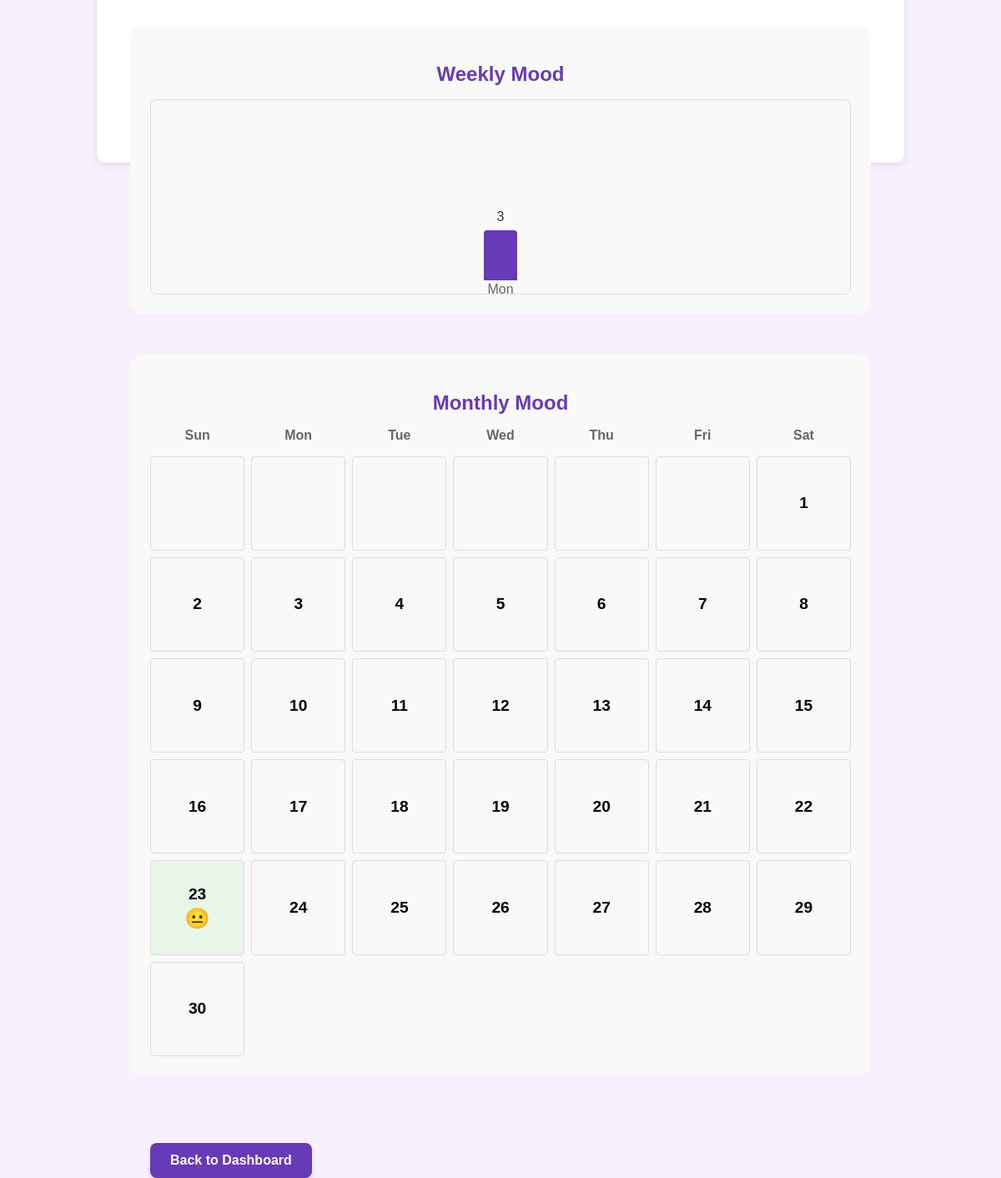
/features/mood (signed in, lower part), run on an earlier commit of the app's database.
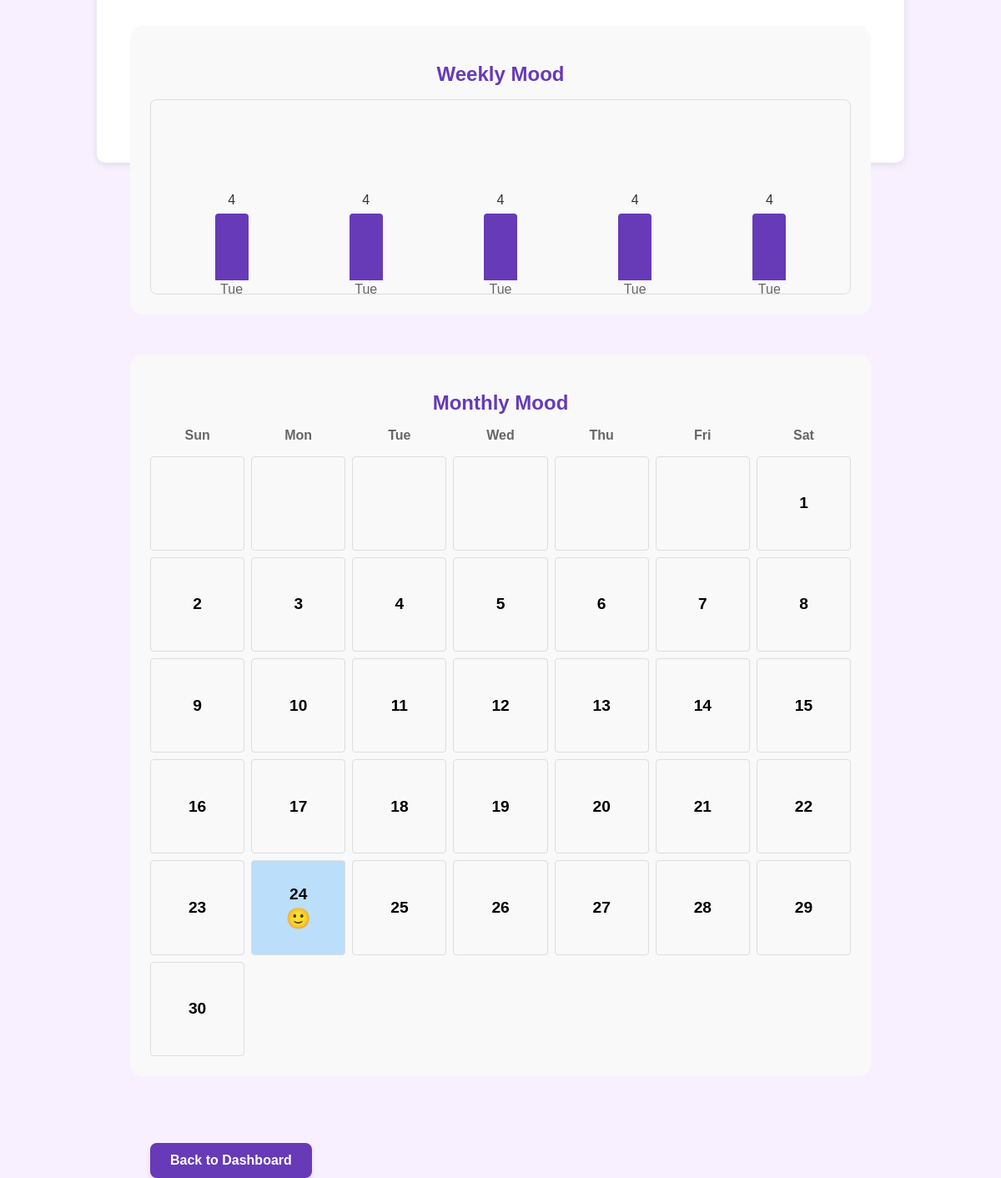
And on a later commit of the database.
### tables this page shows
CREATE TABLE user_moods (
            mood_id INTEGER PRIMARY KEY AUTOINCREMENT,
            user_id TEXT NOT NULL,
            mood_value INTEGER NOT NULL CHECK (mood_value BETWEEN 1 AND 5),
            mood_note TEXT,
            recorded_at TIMESTAMP DEFAULT CURRENT_TIMESTAMP,
            FOREIGN KEY (user_id) REFERENCES users(user_id) ON DELETE CASCADE
        );

### temp/features.py (the view)
@features.route('/mood', methods=['GET', 'POST'])
@login_required
def mood_tracking():
    user_id = session.get('user_id')
    if request.method == 'POST':
        mood_value = int(request.form.get('mood_value', 3))
        mood_note = request.form.get('mood_note', '')
        models.set_mood(user_id, mood_value, mood_note)
        flash('Mood recorded successfully!', 'success')
    weekly_moods = models.get_weekly_moods(user_id)
    today = datetime.datetime.now()
    monthly_moods = models.get_monthly_moods(user_id, today.year, today.month)
    return render_template('features/mood_tracking.html',
                          weekly_moods=weekly_moods,
                          monthly_moods=monthly_moods,
                          today=today,
                          datetime=datetime)

### temp/features.py (called while the page is built)
def login_required(f):
    @wraps(f)
    def decorated_function(*args, **kwargs):
        if 'user_id' not in session:
            return redirect(url_for('login'))
        return f(*args, **kwargs)
    return decorated_function

### temp/models.py (called while the page is built)
def get_db():
    if "sqlite_db" not in flask.g:
        flask.g.sqlite_db = sqlite3.connect(
            flask.current_app.config["DATABASE_FILENAME"],
            detect_types=sqlite3.PARSE_DECLTYPES
        )
        flask.g.sqlite_db.execute("PRAGMA foreign_keys = ON")
        flask.g.sqlite_db.row_factory = sqlite3.Row
    return flask.g.sqlite_db

def get_weekly_moods(user_id):
    conn = get_db()
    cursor = conn.cursor()
    seven_days_ago = (datetime.datetime.now() - datetime.timedelta(days=7)).isoformat()
    cursor.execute(
        """
        SELECT * FROM user_moods
        WHERE user_id = ? AND recorded_at >= ?
        ORDER BY recorded_at
        """,
        (user_id, seven_days_ago)
    )
    moods = cursor.fetchall()
    return [dict(mood) for mood in moods]

def get_monthly_moods(user_id, year, month):
    conn = get_db()
    cursor = conn.cursor()
    if not (1 <= month <= 12):
        raise ValueError("Month must be between 1 and 12")
    start_date = datetime.date(year, month, 1).isoformat()
    if month == 12:
        end_date = datetime.date(year + 1, 1, 1).isoformat()
    else:
        end_date = datetime.date(year, month + 1, 1).isoformat()
    cursor.execute(
        """
        SELECT * FROM user_moods
        WHERE user_id = ? AND recorded_at >= ? AND recorded_at < ?
        ORDER BY recorded_at
        """,
        (user_id, start_date, end_date)
    )
    moods = cursor.fetchall()
    return [dict(mood) for mood in moods]

### temp/templates/features/mood_tracking.html (shortened to what this page needs)
<!DOCTYPE html>
<html lang="en">
<head>
    <link rel="stylesheet" href="{{ url_for('static', filename='css/style.css') }}">
</head>
<body>
    <div class="mood-container">
        <div class="mood-charts">
            <div class="chart-section">
                <h2 class="chart-title">Weekly Mood</h2>
                <div class="weekly-chart">
                    {% for mood in weekly_moods %}
                    <div class="chart-bar mood-level-{{ mood.mood_value }}">
                        <span class="chart-value">{{ mood.mood_value }}</span>
                        <span class="chart-label">{{ mood.recorded_at.strftime('%a') }}</span>
                    </div>
                    {% endfor %}
                </div>
            </div>
            <div class="chart-section">
                <h2 class="chart-title">Monthly Mood</h2>
                <div class="calendar-header">
                    <div class="calendar-day">Sun</div>
                    <div class="calendar-day">Mon</div>
                    <div class="calendar-day">Tue</div>
                    <div class="calendar-day">Wed</div>
                    <div class="calendar-day">Thu</div>
                    <div class="calendar-day">Fri</div>
                    <div class="calendar-day">Sat</div>
                </div>
                <div class="monthly-calendar">
                    {% set first_day = today.replace(day=1) %}
                    {% set next_month = today.replace(day=28) + datetime.timedelta(days=4) %}
                    {% set last_day = (next_month.replace(day=1) - datetime.timedelta(days=1)).day %}
                    {% for _ in range(first_day.weekday()) %}
                    <div class="calendar-date"></div>
                    {% endfor %}
                    {% for day in range(1, last_day + 1) %}
                    {% set mood = monthly_moods|selectattr('recorded_at.day', 'eq', day)|first %}
                    <div class="calendar-date {% if mood %}mood-{{ mood.mood_value }}{% endif %}">
                        <span class="calendar-date-number">{{ day }}</span>
                        {% if mood %}
                        <span class="calendar-date-mood">
                            {% if mood.mood_value == 3 %}😐{% endif %}
                            {% if mood.mood_value == 4 %}🙂{% endif %}
                        </span>
                        {% endif %}
                    </div>
                    {% endfor %}
                </div>
            </div>
        </div>
        <div class="nav-links">
            <a href="{{ url_for('dashboard') }}" class="btn btn-save">Back to Dashboard</a>
        </div>
    </div>
</body>
</html>

### temp/static/css/style.css (style rules this page uses)
body { margin: 0; padding: 0; font-family: 'Arial', sans-serif; background-color: #E8DEFC; display: flex; height: 100vh; }

### temp/templates/features/mood_tracking.html (style rules this page uses)
body { background-color: #f8f0ff; font-family: 'Arial', sans-serif; }
.mood-container { padding: 4rem; width: 70%; height: 100%; max-width: 1100px; margin: 0 auto; background-color: white; border-radius: 10px; box-shadow: 0 2px 10px rgba(0, 0, 0, 0.1); margin: 2rem auto; }
.btn { display: inline-block; padding: 0.75rem 1.5rem; border: none; border-radius: 8px; cursor: pointer; font-weight: bold; font-size: 1rem; text-decoration: none; color: white; background-color: #673ab7; box-shadow: 0 4px 6px rgba(0, 0, 0, 0.1); transition: all 0.2s ease-in-out; }
.btn-save { background-color: #673ab7; color: white; border: none; align-self: flex-start; }
.mood-charts { margin-top: 2rem; display: flex; flex-direction: column; align-items: center; }
.chart-section { margin-bottom: 3rem; width: 100%; background-color: #f9f9f9; border-radius: 15px; padding: 1.5rem; }
.chart-title { font-weight: bold; margin-bottom: 1rem; color: #673ab7; text-align: center; font-size: 1.5rem; }
.weekly-chart { height: 200px; background-color: #f9f9f9; border: 1px solid #ddd; border-radius: 8px; padding: 1rem; display: flex; align-items: flex-end; justify-content: space-around; }
.chart-bar { width: 40px; background-color: #673ab7; margin: 0 5px; border-radius: 4px 4px 0 0; position: relative; display: flex; flex-direction: column; justify-content: flex-end; align-items: center; }
.mood-level-4 { height: 80px; }
.chart-label { position: absolute; bottom: -20px; left: 50%; transform: translateX(-50%); font-size: 1rem; color: #666; }
.chart-value { position: absolute; top: -25px; left: 50%; transform: translateX(-50%); font-size: 1rem; color: #333; }
.monthly-calendar { display: grid; grid-template-columns: repeat(7, 1fr); gap: 0.5rem; }
.calendar-header { display: grid; grid-template-columns: repeat(7, 1fr); gap: 0.5rem; margin-bottom: 1rem; }
.calendar-day { text-align: center; font-weight: bold; color: #666; font-size: 1rem; }
.calendar-date { aspect-ratio: 1; display: flex; flex-direction: column; align-items: center; justify-content: center; border: 1px solid #ddd; border-radius: 4px; font-size: 1.2rem; }
.calendar-date-number { font-weight: bold; }
.calendar-date-mood { font-size: 1.5rem; margin-top: 0.25rem; }
.mood-4 { background-color: #bbdefb; }
.nav-links { display: flex; justify-content: space-between; margin-top: 2rem; }

What changed in the data, as far as the page shows it:
changed user_moods (number 1 of 5 on the later page): mood_value "3" → "4"; recorded_at "Mon" → "Tue"
added user_moods: mood_value "4", recorded_at "Tue"
added user_moods: mood_value "4", recorded_at "Tue"
added user_moods: mood_value "4", recorded_at "Tue"
added user_moods: mood_value "4", recorded_at "Tue"
